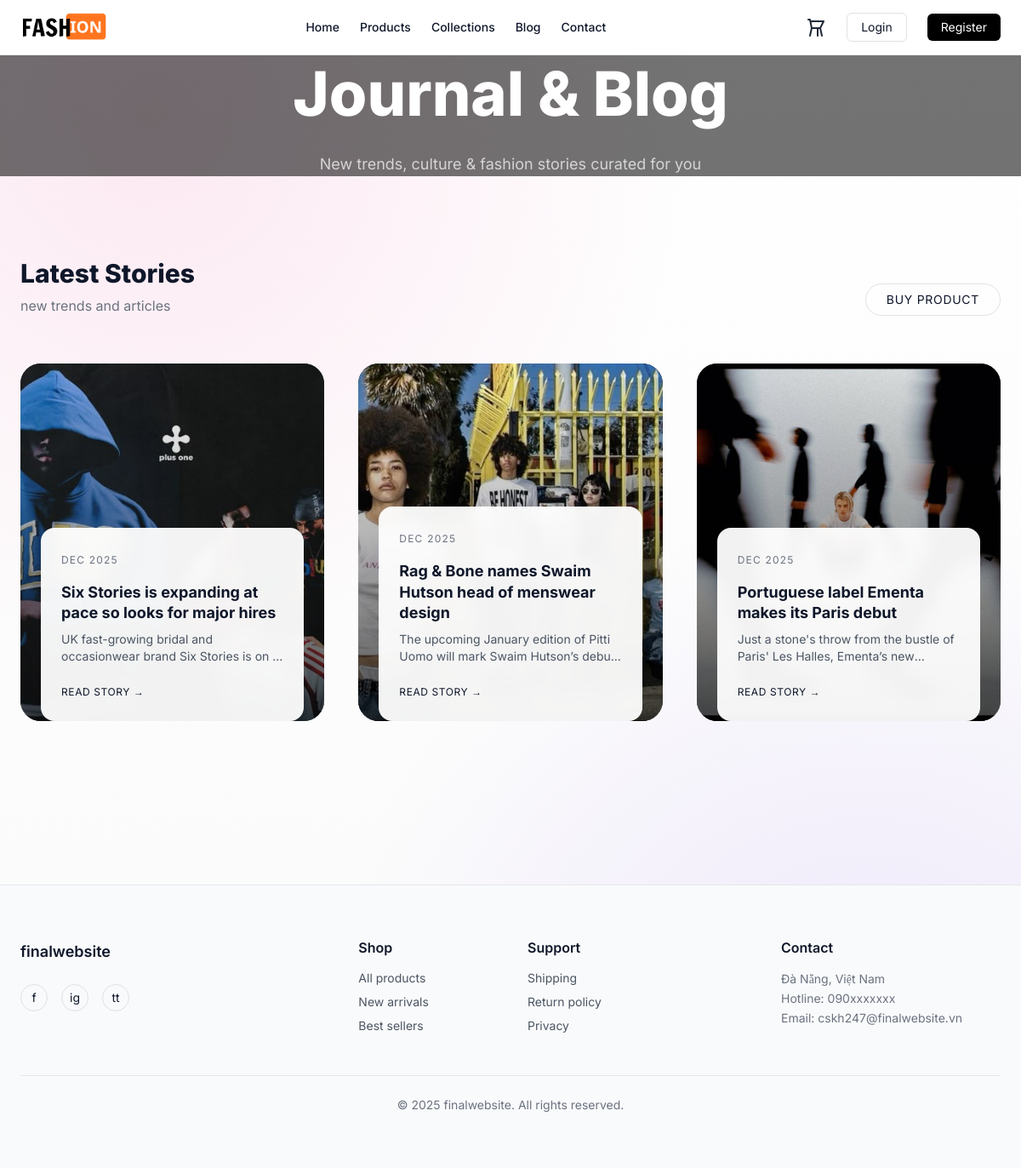
Screenshot of /blog.php with the database file from the repository.
### tables this page shows
CREATE TABLE `blogs` (
  `id` int(11) NOT NULL,
  `title` varchar(255) NOT NULL,
  `slug` varchar(255) NOT NULL,
  `image` varchar(255) DEFAULT NULL,
  `content` text NOT NULL,
  `status` tinyint(4) DEFAULT 1,
  `created_at` datetime DEFAULT current_timestamp()
);

### core/db.php (called while the page is built, shortened)
<?php
function db(): PDO {
  $dsn = "mysql:host=" . DB_HOST . ";dbname=" . DB_NAME . ";charset=utf8mb4";
  $pdo = new PDO($dsn, DB_USER, DB_PASS, [
    PDO::ATTR_ERRMODE => PDO::ERRMODE_EXCEPTION,
    PDO::ATTR_DEFAULT_FETCH_MODE => PDO::FETCH_ASSOC,
  ]);
  return $pdo;
}

### core/helpers.php (called while the page is built, shortened)
<?php
function e(string $s): string {
  return htmlspecialchars($s, ENT_QUOTES, 'UTF-8');
}

### blog.php (the view, shortened to what this page needs)
<?php
$blogs = db()->query("
  SELECT id, title, content, image, created_at
  FROM blogs
  WHERE status = 1
  ORDER BY created_at DESC
")->fetchAll();
require_once __DIR__ . '/partials/head.php';
require_once __DIR__ . '/partials/header.php';
function excerpt($text, $limit = 120) {
  $text = strip_tags($text);
  return mb_strlen($text) > $limit
    ? mb_substr($text, 0, $limit) . '…'
    : $text;
}
?>
<section class="relative min-h-[70vh] flex items-center justify-center text-center overflow-hidden">
  <video autoplay muted loop playsinline
    class="absolute inset-0 w-full h-full object-cover">
    <source src="/uploads/baner1.mp4" type="video/mp4">
  </video>
  <div class="absolute inset-0 bg-black/55"></div>
  <div class="relative z-10 max-w-3xl px-6">
    <h1 class="text-white font-extrabold leading-tight
               text-[clamp(2.8rem,6vw,5rem)]">
      Journal & Blog
    </h1>
    <p class="mt-4 text-white/70 text-base md:text-lg">
      New trends, culture & fashion stories curated for you
    </p>
  </div>
</section>
<section class="max-w-7xl mx-auto px-6 py-24">
  <div class="flex items-end justify-between mb-14">
    <div>
      <h2 class="text-3xl font-extrabold">Latest Stories</h2>
      <p class="mt-2 text-gray-500">new trends and articles</p>
    </div>
    <a href="/products.php"
       class="text-sm uppercase tracking-wider border px-4 py-2 rounded-full
              hover:bg-black hover:text-white transition">
      Buy Product
    </a>
  </div>
  <div class="grid grid-cols-1 sm:grid-cols-2 lg:grid-cols-3 gap-10">
    <?php foreach ($blogs as $b):
    ?>
    <article class="group relative rounded-3xl overflow-hidden h-[420px] bg-black">
      <div class="
        absolute bottom-6 left-6 right-6
        bg-white/95 backdrop-blur
        rounded-2xl p-6
        transition-all duration-500
        translate-y-6 opacity-0
        group-hover:translate-y-0 group-hover:opacity-100
        md:opacity-0 md:translate-y-6
        opacity-100 translate-y-0
      ">
        <span class="text-xs uppercase tracking-widest text-gray-500">
          <?= date('M Y', strtotime($b['created_at'])) ?>
        </span>
        <h3 class="mt-3 text-lg font-bold leading-snug">
          <?= e($b['title']) ?>
        </h3>
        <p class="mt-2 text-sm text-gray-600 line-clamp-2">
          <?= e(excerpt($b['content'], 100)) ?>
        </p>
        <a href="/blog_detail.php?id=<?= (int)$b['id'] ?>"
           class="inline-block mt-4 text-xs uppercase tracking-wider">
          Read story →
        </a>
      </div>
    </article>
    <?php endforeach; ?>
  </div>
</section>
<?php require_once __DIR__ . '/partials/footer.php'; ?>

### assets/css/theme.css (style rules this page uses)
:root { --bg:#ffffff; --text:#0f172a; --muted:#64748b; --border:#e5e7eb; --card:#ffffff; --shadow: 0 10px 30px rgba(15, 23, 42, .08); --brand:#2563eb; --brand2:#0ea5e9; --radius:16px; }
body { background:var(--bg); color:var(--text); font-family: Inter, system-ui, -apple-system, Segoe UI, Roboto, Arial, sans-serif; }
a { color:inherit; text-decoration:none }
html { scroll-behavior:smooth; }

### assets/css/product.css (style rules this page uses)
:root { --orange: #ff7a00; --orange-light: rgba(255,122,0,.12); }

### assets/css/style.css (style rules this page uses)
* { box-sizing: border-box; }
body { background: radial-gradient(circle at 15% 10%, rgba(236,72,153,.12), transparent 40%), radial-gradient(circle at 85% 90%, rgba(139,92,246,.12), transparent 40%), linear-gradient(180deg, #ffffff, #fafafa); }

### rows the page displays
blogs: created_at "DEC 2025", title "Six Stories is expanding at pace so looks for major hires", content "UK fast-growing bridal and occasionwear brand Six Stories is on…"
blogs: created_at "DEC 2025", title "Rag & Bone names Swaim Hutson head of menswear design", content "The upcoming January edition of Pitti Uomo will mark Swaim Hutson’s…"
blogs: created_at "DEC 2025", title "Portuguese label Ementa makes its Paris debut", content "Just a stone's throw from the bustle of Paris' Les Halles, Ementa’s…"
